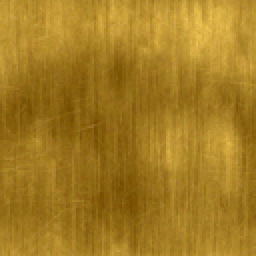
#> input picture tools/materials/brass.png, 128 x 128 px (shown 2 times larger); its folder holds only this picture in this run
$ python mcstyle.py materials/brass.png
#> lines starting #> are read from the running program, lines starting #| are printed output that depends on the picture
# -*- coding: utf-8 -*-
"""Приведение иконок к ванильному стилю Minecraft.

Просьба владельца: «можно майнкрафт стиль, чтобы ИИшка выдержала».
Уговаривать модель ненадёжно — стиль навязываем механически, по
НАСТОЯЩИМ ванильным текстурам из клиента:

1. ПАЛИТРА. Собирается из ТРЁХ паков, рядом с которыми наши вещи
   лежат в инвентаре: ванильный Minecraft, Thaumcraft и IndustrialCraft
   (требование владельца: «чтобы вписывались в майнкрафт/таумкрафт/
   индастриал»). Благодаря ТК в эталоне есть фиолетовые и зелёные
   арканные тона, благодаря IC2 — холодные машинные серо-синие; наши
   сигнальные цвета больше не выпадают из палитры.
2. ЗЕРНО. У ванильных текстур шумное, «крупчатое» затенение, а не
   гладкие заливки: добавляем лёгкий детерминированный дизеринг по
   светлоте, как в оригинале.
3. ПЛОСКОСТЬ. Срезаем блики-пересветы: в ваниле нет глянца.

Палитра кэшируется в tools/materials/mc_palette.json, чтобы не лезть в
jar при каждом прогоне.
"""
import json
import os
import random
import zipfile

from PIL import Image

HERE = os.path.dirname(os.path.abspath(__file__))
CACHE = os.path.join(HERE, "materials", "mc_palette.json")
MC_DIRS = [
    os.path.expandvars(r"%APPDATA%\.minecraft\versions"),
]


# [18 lines left out: function _find_jar, not called in this run]


MODS_DIR = os.path.expandvars(r"%APPDATA%\.minecraft\mods")

# префикс ассетов -> сколько цветов берём от пака
SOURCES = (
    ("assets/minecraft/textures/items/", 64),
    ("assets/thaumcraft/textures/items/", 48),
    ("assets/ic2/textures/items/", 48),
)


# [39 lines left out: functions _jars, _collect, not called in this run]


def palette(limit=160):
    """Цвета трёх паков (ваниль + ТК + IC2), кэшируется на диск."""
#> called with limit = 160
    if os.path.exists(CACHE):
        return [tuple(c) for c in json.load(open(CACHE))]
#> (reads tools/materials/mc_palette.json from the repository)
    best = []
    jars = _jars()
    for prefix, take in SOURCES:
        counts = {}
        for jar in jars:
            for key, n in _collect(jar, prefix).items():
                counts[key] = counts.get(key, 0) + n
        ranked = [c for c, _n in sorted(counts.items(), key=lambda kv: -kv[1])]
        for colour in ranked[:take]:
            if colour not in best:
                best.append(colour)
    best = best[:limit]
    if not best:
        return []
    os.makedirs(os.path.dirname(CACHE), exist_ok=True)
    json.dump([list(c) for c in best], open(CACHE, "w"))
    return best


def _nearest(colour, pal):
    r, g, b = colour
    best, bestd = colour, None
    for pr, pg, pb in pal:
        # взвешиваем по восприятию: зелёный важнее синего
        d = 3 * (r - pr) ** 2 + 6 * (g - pg) ** 2 + (b - pb) ** 2
        if bestd is None or d < bestd:
            best, bestd = (pr, pg, pb), d
    return best


def apply(img, grain=0.10, seed=0, max_dist=52):
    """Ванильное зерно + УСЛОВНЫЙ снап палитры.

    Жёсткий снап к ванили убивает опознавательные цвета мода (ванильная
    палитра почти без фиолетового: флюкс превращался в красно-синий).
    Поэтому тянем к ванили только то, что и так рядом с ней — металл,
    дерево, камень; наши сигнальные цвета (флюкс, ихор, нано-зелень)
    остаются свои, им достаётся только зерно и огрубление тонов.
    """
#> called with grain = 0.1, seed = 0, max_dist = 52
    pal = palette()
#> pal = 119 items, first 6: (216, 216, 144), (40, 40, 40), (48, 48, 8), (64, 64, 8), (48, 48, 48), (24, 24, 24)
    img = img.convert("RGBA")
    px = img.load()
    rnd = random.Random(seed or (img.width * 7919 + img.height))
    cache = {}
    for y in range(img.height):
        for x in range(img.width):
            r, g, b, a = px[x, y]
            if a < 128:
                px[x, y] = (0, 0, 0, 0)
                continue
            if grain:
                # зерно ванили: ±N% светлоты, детерминированно
                k = 1.0 + (rnd.random() - 0.5) * 2 * grain
                r = max(0, min(255, int(r * k)))
                g = max(0, min(255, int(g * k)))
                b = max(0, min(255, int(b * k)))
            key = (r // 4, g // 4, b // 4)
            if key not in cache:
                if pal:
                    nearest = _nearest((r, g, b), pal)
                    dist = sum(abs(a - b2) for a, b2 in
                               zip((r, g, b), nearest)) / 3.0
                    cache[key] = nearest if dist <= max_dist else (
                        r // 16 * 16, g // 16 * 16, b // 16 * 16)
                else:
                    cache[key] = (r, g, b)
            nr, ng, nb = cache[key]
            px[x, y] = (nr, ng, nb, 255)
    return img


def main():
    import sys
    pal = palette()
    print("ванильных цветов в палитре:", len(pal))
    for path in sys.argv[1:]:
        out = apply(Image.open(path))
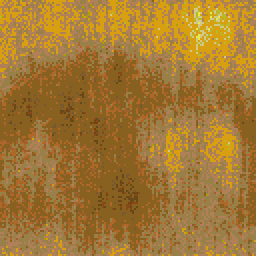
#> out: PIL image 128x128 RGBA (shown 2 times larger); mean R, G, B, A 162.5, 119.7, 51.1, 255
        out.save(path)
        print("  приведён", os.path.basename(path))


if __name__ == "__main__":
    main()
